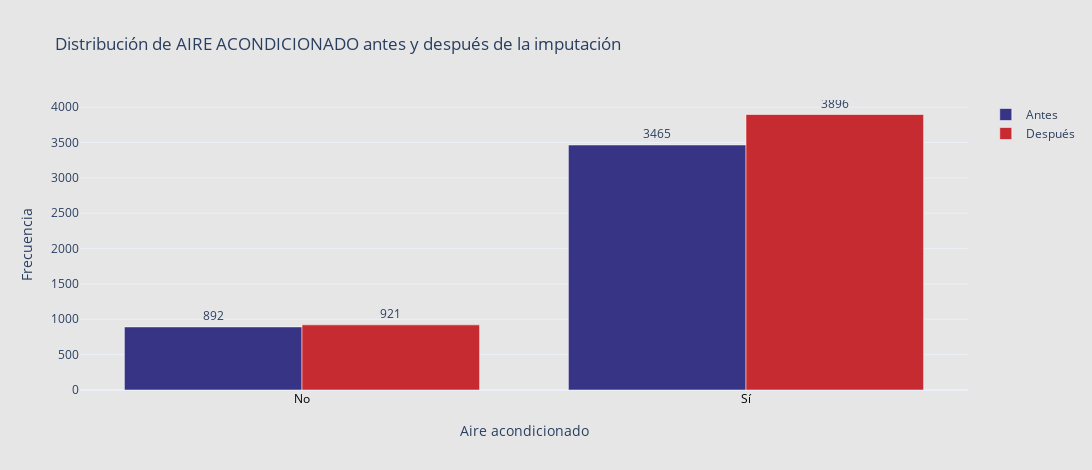

Source (notebook cell):
### Code cell
# Conteo antes y después
antes_ac = df_antes['aire_acondicionado'].value_counts().sort_index()
despues_ac = df_bmw['aire_acondicionado'].value_counts().sort_index()

# Diccionario para etiquetas personalizadas
etiquetas = {False: 'No', True: 'Sí'}

# Etiquetas del eje X ordenadas como en 'antes_ac'
x_labels = [etiquetas.get(i, str(i)) for i in antes_ac.index]

# Asegurar que los valores de después están en el mismo orden
despues_vals = despues_ac.reindex(antes_ac.index, fill_value=0).values

fig = go.Figure()

# Antes
fig.add_trace(go.Bar(
    x=x_labels,
    y=antes_ac.values,
    name='Antes',
    marker_color='#373485',
    text=antes_ac.values,
    textposition='outside',
    opacity=1
))

# Después
fig.add_trace(go.Bar(
    x=x_labels,
    y=despues_vals,
    name='Después',
    marker_color='#c52b30',
    text=despues_vals,
    textposition='outside',
    opacity=1
))

fig.update_layout(
    title="Distribución de AIRE ACONDICIONADO antes y después de la imputación",
    xaxis_title="Aire acondicionado",
    yaxis_title="Frecuencia",
    barmode='group',
    template='plotly_white',
    width=1200,
    height=470,
    plot_bgcolor='#e6e6e7',
    paper_bgcolor='#e6e6e7',
    xaxis=dict(
        tickfont=dict(color='black'),
        title_standoff=20
    )
)

fig.show()

### Figure 1 — Plotly figure (JSON) as saved in the notebook; plotly's stock layout.template omitted (floating-point values rounded to 4 significant figures)
{"data": [{"marker": {"color": "#373485"}, "name": "Antes", "opacity": 1, "text": [892.0, 3465.0], "textposition": "outside", "type": "bar", "x": ["No", "Sí"], "y": [892, 3465]}, {"marker": {"color": "#c52b30"}, "name": "Después", "opacity": 1, "text": [921.0, 3896.0], "textposition": "outside", "type": "bar", "x": ["No", "Sí"], "y": [921, 3896]}], "layout": {"barmode": "group", "height": 470, "paper_bgcolor": "#e6e6e7", "plot_bgcolor": "#e6e6e7", "title": {"text": "Distribución de AIRE ACONDICIONADO antes y después de la imputación"}, "width": 1200, "xaxis": {"tickfont": {"color": "black"}, "title": {"standoff": 20, "text": "Aire acondicionado"}}, "yaxis": {"title": {"text": "Frecuencia"}}}}
